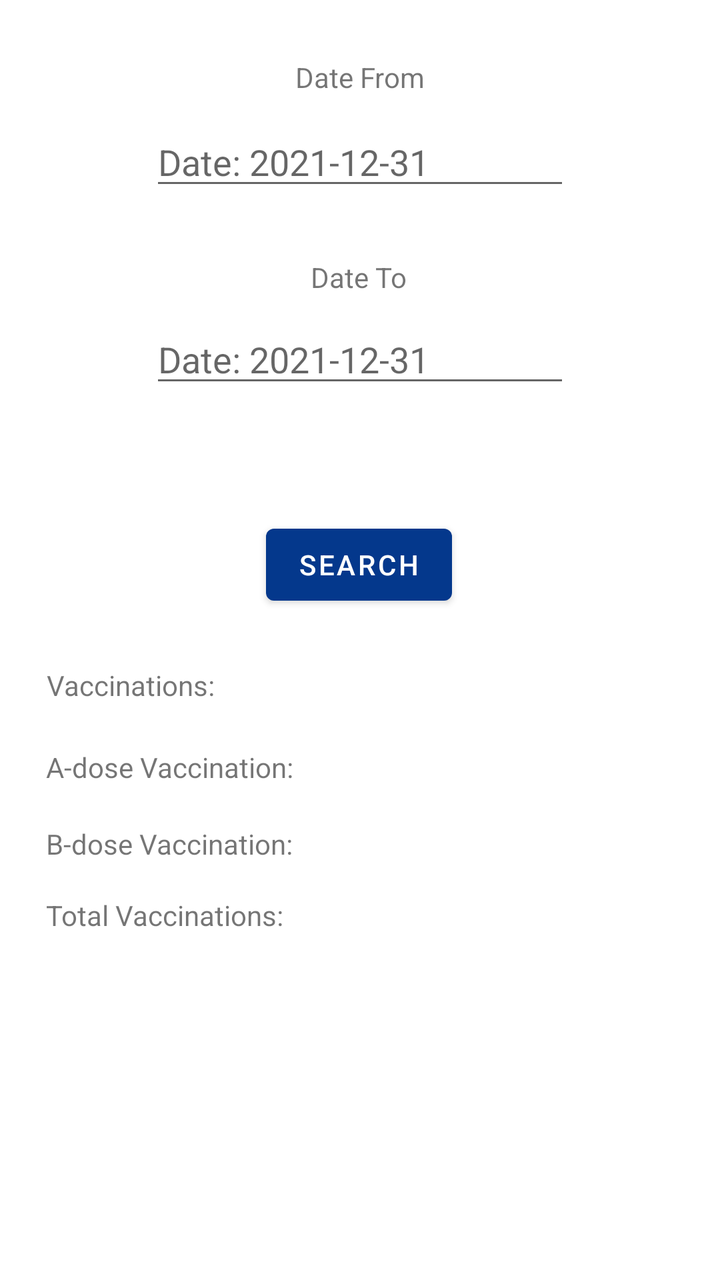
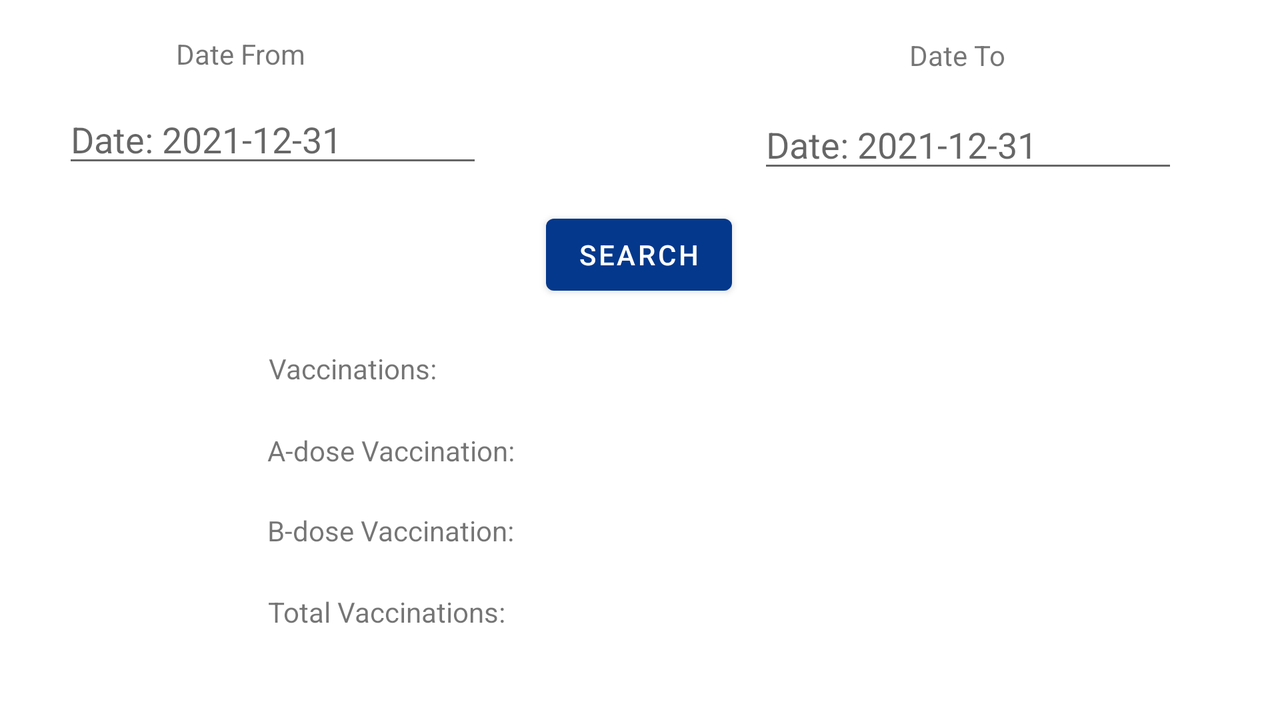

An Android layout and its configuration variant, each rendered on a device that would load it. The default file and the variant file are quoted in full after the pictures.
<!-- AndroidManifest.xml: application theme Theme.Mobile_App -->
<!-- res/layout/fragment_stat.xml -->
<?xml version="1.0" encoding="utf-8"?>
<androidx.constraintlayout.widget.ConstraintLayout xmlns:android="http://schemas.android.com/apk/res/android"
    xmlns:app="http://schemas.android.com/apk/res-auto"
    xmlns:tools="http://schemas.android.com/tools"
    android:id="@+id/statpg"
    android:layout_width="match_parent"
    android:layout_height="match_parent"
    tools:context=".ui.stat.StatFragment">


    <EditText
        android:id="@+id/date_from"
        android:layout_width="wrap_content"
        android:layout_height="wrap_content"
        android:autofillHints="@string/from"
        android:ems="10"
        android:hint="@string/datehint"
        android:inputType="date"
        app:layout_constraintBottom_toBottomOf="parent"
        app:layout_constraintEnd_toEndOf="parent"
        app:layout_constraintStart_toStartOf="parent"
        app:layout_constraintTop_toTopOf="parent"
        app:layout_constraintVertical_bias="0.098" />

    <EditText
        android:id="@+id/date_to"
        android:layout_width="wrap_content"
        android:layout_height="wrap_content"
        android:autofillHints="@string/to"
        android:ems="10"
        android:hint="@string/datehint"
        android:inputType="date"
        app:layout_constraintBottom_toBottomOf="parent"
        app:layout_constraintEnd_toEndOf="parent"
        app:layout_constraintStart_toStartOf="parent"
        app:layout_constraintTop_toBottomOf="@+id/date_from"
        app:layout_constraintVertical_bias="0.115" />

    <TextView
        android:id="@+id/fromlabel"
        android:layout_width="wrap_content"
        android:layout_height="wrap_content"
        android:text="@string/from"
        app:layout_constraintBottom_toTopOf="@+id/date_from"
        app:layout_constraintEnd_toEndOf="parent"
        app:layout_constraintStart_toStartOf="parent"
        app:layout_constraintTop_toTopOf="parent"
        app:layout_constraintVertical_bias="0.727" />

    <TextView
        android:id="@+id/tolabel"
        android:layout_width="wrap_content"
        android:layout_height="wrap_content"
        android:text="@string/to"
        app:layout_constraintBottom_toTopOf="@+id/date_to"
        app:layout_constraintEnd_toEndOf="parent"
        app:layout_constraintHorizontal_bias="0.498"
        app:layout_constraintStart_toStartOf="parent"
        app:layout_constraintTop_toBottomOf="@+id/date_from"
        app:layout_constraintVertical_bias="0.755" />


    <TextView
        android:id="@+id/emv"
        android:layout_width="94dp"
        android:layout_height="20dp"
        android:layout_marginBottom="8dp"
        android:text="@string/emvolio"
        app:layout_constraintBottom_toBottomOf="parent"
        app:layout_constraintEnd_toEndOf="parent"
        app:layout_constraintHorizontal_bias="0.088"
        app:layout_constraintStart_toStartOf="parent"
        app:layout_constraintTop_toBottomOf="@+id/btn"
        app:layout_constraintVertical_bias="0.087" />

    <TextView
        android:id="@+id/res_emv"
        android:layout_width="88dp"
        android:layout_height="wrap_content"
        app:layout_constraintBottom_toBottomOf="parent"
        app:layout_constraintEnd_toEndOf="parent"
        app:layout_constraintHorizontal_bias="0.621"
        app:layout_constraintStart_toEndOf="@+id/emv"
        app:layout_constraintTop_toBottomOf="@+id/btn"
        app:layout_constraintVertical_bias="0.085" />

    <TextView
        android:id="@+id/emva"
        android:layout_width="wrap_content"
        android:layout_height="wrap_content"
        android:layout_marginTop="8dp"
        android:text="@string/emvolioa"
        app:layout_constraintBottom_toBottomOf="parent"
        app:layout_constraintEnd_toEndOf="parent"
        app:layout_constraintHorizontal_bias="0.098"
        app:layout_constraintStart_toStartOf="parent"
        app:layout_constraintTop_toBottomOf="@+id/emv"
        app:layout_constraintVertical_bias="0.050000012" />


    <TextView
        android:id="@+id/res_emva"
        android:layout_width="86dp"
        android:layout_height="22dp"
        app:layout_constraintBottom_toBottomOf="parent"
        app:layout_constraintEnd_toEndOf="parent"
        app:layout_constraintHorizontal_bias="0.576"
        app:layout_constraintStart_toEndOf="@+id/emva"
        app:layout_constraintTop_toBottomOf="@+id/res_emv"
        app:layout_constraintVertical_bias="0.08" />

    <TextView
        android:id="@+id/emvb"
        android:layout_width="wrap_content"
        android:layout_height="wrap_content"
        android:layout_marginTop="8dp"
        android:layout_marginBottom="8dp"
        android:text="@string/emvoliob"
        app:layout_constraintBottom_toBottomOf="parent"
        app:layout_constraintEnd_toEndOf="parent"
        app:layout_constraintHorizontal_bias="0.098"
        app:layout_constraintStart_toStartOf="parent"
        app:layout_constraintTop_toBottomOf="@+id/emva"
        app:layout_constraintVertical_bias="0.054" />


    <TextView
        android:id="@+id/res_emvb"
        android:layout_width="84dp"
        android:layout_height="21dp"
        app:layout_constraintBottom_toBottomOf="parent"
        app:layout_constraintEnd_toEndOf="parent"
        app:layout_constraintHorizontal_bias="0.56"
        app:layout_constraintStart_toEndOf="@+id/emvb"
        app:layout_constraintTop_toBottomOf="@+id/res_emva"
        app:layout_constraintVertical_bias="0.074" />

    <TextView
        android:id="@+id/emvtotal"
        android:layout_width="wrap_content"
        android:layout_height="wrap_content"
        android:layout_marginTop="8dp"
        android:layout_marginBottom="8dp"
        android:text="@string/sunemvolio"
        app:layout_constraintBottom_toBottomOf="parent"
        app:layout_constraintEnd_toEndOf="parent"
        app:layout_constraintHorizontal_bias="0.096"
        app:layout_constraintStart_toStartOf="parent"
        app:layout_constraintTop_toBottomOf="@+id/emvb"
        app:layout_constraintVertical_bias="0.050000012" />

    <TextView
        android:id="@+id/res_sunemv"
        android:layout_width="99dp"
        android:layout_height="21dp"
        app:layout_constraintBottom_toBottomOf="parent"
        app:layout_constraintEnd_toEndOf="parent"
        app:layout_constraintHorizontal_bias="0.623"
        app:layout_constraintStart_toEndOf="@+id/emvtotal"
        app:layout_constraintTop_toBottomOf="@+id/res_emvb"
        app:layout_constraintVertical_bias="0.078" />

    <Button
        android:id="@+id/btn"
        android:layout_width="wrap_content"
        android:layout_height="wrap_content"
        android:text="@string/search"
        app:layout_constraintBottom_toBottomOf="parent"
        app:layout_constraintEnd_toEndOf="parent"
        app:layout_constraintHorizontal_bias="0.498"
        app:layout_constraintStart_toStartOf="parent"
        app:layout_constraintTop_toBottomOf="@+id/date_to"
        app:layout_constraintVertical_bias="0.152" />


</androidx.constraintlayout.widget.ConstraintLayout>
<!-- resources referenced by this layout -->
<resources>
  <string name="datehint">Date: 2021-12-31</string>
  <string name="emvolio">Vaccinations:</string>
  <string name="emvolioa">A-dose Vaccination:</string>
  <string name="emvoliob">B-dose Vaccination:</string>
  <string name="from">Date From</string>
  <string name="search">Search</string>
  <string name="sunemvolio">Total Vaccinations:</string>
  <string name="to">Date To</string>
  <style name="Theme.Mobile_App" parent="Theme.MaterialComponents.DayNight.DarkActionBar">
          
          <item name="colorPrimary">@color/blue_col</item>
          <item name="colorPrimaryVariant">@color/dark_blue_col</item>
          <item name="colorOnPrimary">@color/white</item>
          
          <item name="colorSecondary">@color/teal_200</item>
          <item name="colorSecondaryVariant">@color/teal_700</item>
          <item name="colorOnSecondary">@color/black</item>
          
          <item name="android:statusBarColor" tools:targetApi="l">?attr/colorPrimaryVariant</item>
          
      </style>
  <color name="blue_col">#04388c</color>
  <color name="dark_blue_col">#1e1a52</color>
  <color name="white">#FFFFFFFF</color>
  <color name="teal_200">#FF03DAC5</color>
  <color name="teal_700">#FF018786</color>
  <color name="black">#FF000000</color>
</resources>
<!-- res/layout-land/fragment_stat.xml (the repository's variant of the layout above) -->
<!-- drawn on the phone turned sideways -->
<?xml version="1.0" encoding="utf-8"?>
<androidx.constraintlayout.widget.ConstraintLayout xmlns:android="http://schemas.android.com/apk/res/android"
    xmlns:app="http://schemas.android.com/apk/res-auto"
    xmlns:tools="http://schemas.android.com/tools"
    android:id="@+id/statpg"
    android:layout_width="match_parent"
    android:layout_height="match_parent"
    tools:context=".ui.stat.StatFragment">


    <EditText
        android:id="@+id/date_from"
        android:layout_width="wrap_content"
        android:layout_height="wrap_content"
        android:autofillHints="@string/from"
        android:ems="10"
        android:hint="@string/datehint"
        android:inputType="date"
        app:layout_constraintBottom_toBottomOf="parent"
        app:layout_constraintEnd_toEndOf="parent"
        app:layout_constraintHorizontal_bias="0.073"
        app:layout_constraintStart_toStartOf="parent"
        app:layout_constraintTop_toTopOf="parent"
        app:layout_constraintVertical_bias="0.149" />

    <EditText
        android:id="@+id/date_to"
        android:layout_width="wrap_content"
        android:layout_height="wrap_content"
        android:autofillHints="@string/to"
        android:ems="10"
        android:hint="@string/datehint"
        android:inputType="date"
        app:layout_constraintBottom_toBottomOf="parent"
        app:layout_constraintEnd_toEndOf="parent"
        app:layout_constraintHorizontal_bias="0.73"
        app:layout_constraintStart_toEndOf="@+id/date_from"
        app:layout_constraintTop_toBottomOf="@+id/tolabel"
        app:layout_constraintVertical_bias="0.046" />

    <TextView
        android:id="@+id/fromlabel"
        android:layout_width="wrap_content"
        android:layout_height="wrap_content"
        android:text="@string/from"
        app:layout_constraintBottom_toTopOf="@+id/date_from"
        app:layout_constraintEnd_toEndOf="parent"
        app:layout_constraintHorizontal_bias="0.153"
        app:layout_constraintStart_toStartOf="parent"
        app:layout_constraintTop_toTopOf="parent"
        app:layout_constraintVertical_bias="0.615" />


    <TextView
        android:id="@+id/tolabel"
        android:layout_width="wrap_content"
        android:layout_height="wrap_content"
        android:text="@string/to"
        app:layout_constraintBottom_toBottomOf="parent"
        app:layout_constraintEnd_toEndOf="parent"
        app:layout_constraintHorizontal_bias="0.687"
        app:layout_constraintStart_toEndOf="@+id/fromlabel"
        app:layout_constraintTop_toTopOf="parent"
        app:layout_constraintVertical_bias="0.053" />

    <TextView
        android:id="@+id/emv"
        android:layout_width="94dp"
        android:layout_height="20dp"
        android:layout_marginBottom="8dp"
        android:text="@string/emvolio"
        app:layout_constraintBottom_toBottomOf="parent"
        app:layout_constraintEnd_toEndOf="parent"
        app:layout_constraintHorizontal_bias="0.246"
        app:layout_constraintStart_toStartOf="parent"
        app:layout_constraintTop_toBottomOf="@+id/btn"
        app:layout_constraintVertical_bias="0.129" />

    <TextView
        android:id="@+id/res_emv"
        android:layout_width="88dp"
        android:layout_height="wrap_content"
        app:layout_constraintBottom_toBottomOf="parent"
        app:layout_constraintEnd_toEndOf="parent"
        app:layout_constraintHorizontal_bias="0.693"
        app:layout_constraintStart_toStartOf="parent"
        app:layout_constraintTop_toBottomOf="@+id/btn"
        app:layout_constraintVertical_bias="0.128" />


    <TextView
        android:id="@+id/emva"
        android:layout_width="wrap_content"
        android:layout_height="wrap_content"
        android:layout_marginTop="8dp"
        android:text="@string/emvolioa"
        app:layout_constraintBottom_toBottomOf="parent"
        app:layout_constraintEnd_toEndOf="parent"
        app:layout_constraintHorizontal_bias="0.259"
        app:layout_constraintStart_toStartOf="parent"
        app:layout_constraintTop_toBottomOf="@+id/emv"
        app:layout_constraintVertical_bias="0.094" />

    <TextView
        android:id="@+id/res_emva"
        android:layout_width="86dp"
        android:layout_height="22dp"
        app:layout_constraintBottom_toBottomOf="parent"
        app:layout_constraintEnd_toEndOf="parent"
        app:layout_constraintHorizontal_bias="0.691"
        app:layout_constraintStart_toStartOf="parent"
        app:layout_constraintTop_toBottomOf="@+id/res_emv"
        app:layout_constraintVertical_bias="0.137" />

    <TextView
        android:id="@+id/emvb"
        android:layout_width="wrap_content"
        android:layout_height="wrap_content"
        android:layout_marginTop="8dp"
        android:layout_marginBottom="8dp"
        android:text="@string/emvoliob"
        app:layout_constraintBottom_toBottomOf="parent"
        app:layout_constraintEnd_toEndOf="parent"
        app:layout_constraintHorizontal_bias="0.259"
        app:layout_constraintStart_toStartOf="parent"
        app:layout_constraintTop_toBottomOf="@+id/emva"
        app:layout_constraintVertical_bias="0.144" />

    <TextView
        android:id="@+id/res_emvb"
        android:layout_width="84dp"
        android:layout_height="21dp"
        app:layout_constraintBottom_toBottomOf="parent"
        app:layout_constraintEnd_toEndOf="parent"
        app:layout_constraintHorizontal_bias="0.689"
        app:layout_constraintStart_toStartOf="parent"
        app:layout_constraintTop_toBottomOf="@+id/res_emva"
        app:layout_constraintVertical_bias="0.17" />

    <TextView
        android:id="@+id/emvtotal"
        android:layout_width="wrap_content"
        android:layout_height="wrap_content"
        android:layout_marginTop="8dp"
        android:layout_marginBottom="8dp"
        android:text="@string/sunemvolio"
        app:layout_constraintBottom_toBottomOf="parent"
        app:layout_constraintEnd_toEndOf="parent"
        app:layout_constraintHorizontal_bias="0.257"
        app:layout_constraintStart_toStartOf="parent"
        app:layout_constraintTop_toBottomOf="@+id/emvb"
        app:layout_constraintVertical_bias="0.27" />

    <TextView
        android:id="@+id/res_sunemv"
        android:layout_width="99dp"
        android:layout_height="21dp"
        app:layout_constraintBottom_toBottomOf="parent"
        app:layout_constraintEnd_toEndOf="parent"
        app:layout_constraintHorizontal_bias="0.705"
        app:layout_constraintStart_toStartOf="parent"
        app:layout_constraintTop_toBottomOf="@+id/res_emvb"
        app:layout_constraintVertical_bias="0.29" />

    <Button
        android:id="@+id/btn"
        android:layout_width="wrap_content"
        android:layout_height="wrap_content"
        android:text="@string/search"
        app:layout_constraintBottom_toBottomOf="parent"
        app:layout_constraintEnd_toEndOf="parent"
        app:layout_constraintHorizontal_bias="0.499"
        app:layout_constraintStart_toStartOf="parent"
        app:layout_constraintTop_toBottomOf="@+id/date_to"
        app:layout_constraintVertical_bias="0.054" />


</androidx.constraintlayout.widget.ConstraintLayout>
